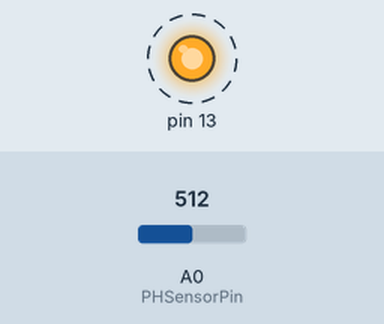
The sketch below on a simulated Arduino Uno, built with avr-gcc and run on an emulated ATmega328P. On the bench: output pins drawn as LEDs (lit = HIGH). Dashed ring = blinking. Inputs (shaded band) come from the test bench; at power-on: A0 (PHSensorPin) = 512. What the sketch prints to the serial monitor is not drawn.

Above: at 1.1 s.
Timing chart, 0 to 4.8 s (numbered marks = the images above):
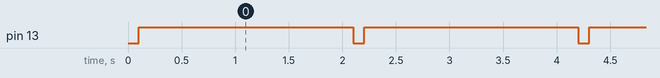

Measured:
- by itself, pin 13: alternates HIGH for 2.0 s and LOW for 0.10 s

The sketch:

pHCalbr.ino
```cpp
/*
# This sample codes is for testing the pH meter V1.0.
 # Editor : YouYou
 # Date   : 2013.10.12
 # Ver    : 0.1
 # Product: pH meter
 # SKU    : SEN0161
*/

#define PHSensorPin 0          //pH meter Analog output to Arduino Analog Input 0
unsigned long int avgValue;  //Store the average value of the sensor feedback
float b;
int buf[10],temp;

void setup()
{
  pinMode(13,OUTPUT);
  Serial.begin(9600);
  Serial.println("Ready");    //Test the serial monitor
}
void loop()
{
  for(int i=0;i<10;i++)       //Get 10 sample value from the sensor for smooth the value
  {
    buf[i]=analogRead(PHSensorPin);
    delay(10);
  }
  for(int i=0;i<9;i++)        //sort the analog from small to large
  {
    for(int j=i+1;j<10;j++)
    {
      if(buf[i]>buf[j])
      {
        temp=buf[i];
        buf[i]=buf[j];
        buf[j]=temp;
      }
    }
  }
  avgValue=0;
  for(int i=2;i<8;i++)                      //take the average value of 6 center sample
    avgValue+=buf[i];
  float phValue=(float)avgValue*5.0/1024/6; //convert the analog into millivolt
  phValue=3.5*phValue;                      //convert the millivolt into pH value
  Serial.print("    pH:");
  Serial.print(phValue,2);
  Serial.println(" ");
  digitalWrite(13, HIGH);
  delay(2000);
  digitalWrite(13, LOW);

}
```
